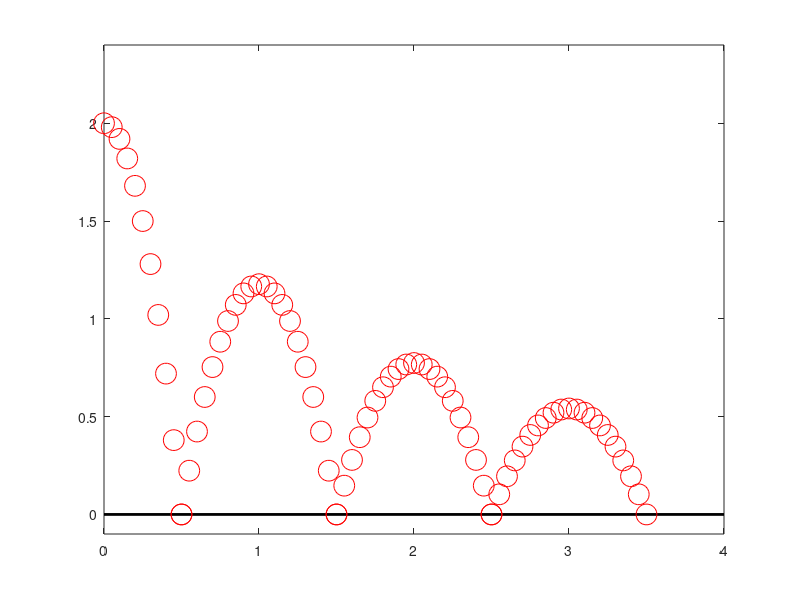

Recreate this plot in MATLAB.
% This is the problem regarding a ball bouncing including air drag
% These variables were to be set in the workspace
% You'd want to comment these out before submission
clear all
h_i=2; % Height in meters
v_t=10; % Terminal velocity in meters per second
g=9.8; % Acceleration due to gravity in meters per sec^2
C_R=0.9; % Coefficient of restitution


% Part (a) compute the sequence of bounces
h(1)=h_i; % The first height
b=1; %Initialize bounce number
for b=1:3 % Loop through three bounces
    %The equations in the loop come right from the
    %problem statement
    v_impact(b)=v_t*sqrt(1-exp(-2*g*h(b)/(v_t^2)));
    v_r(b)=C_R*v_impact(b)*(1-0.01*rand());
    h(b+1)=-((v_t^2)/g)*log(cos(atan(v_r(b)/v_t)));
end
sprintf('The height of the third bounce is %0.3f meters.', h(4))

% Part (b) Make a nice picture
close all
plot([0 length(h)],zeros(1,2),'k','LineWidth',2) % plot the floor
hold on
ylim([-0.05*h_i 1.2*h_i]); % set the vertical limits
% Plot the first drop as a half parabola
traj=@(x) h(1).*(x+0.5).*(x-0.5)./((0+0.5).*(0-0.5));
plot(0:0.05:0.5,traj(0:0.05:0.5),'ro','MarkerSize',15)
% Plot each bounce as a full parabola
for b=1:length(h)-1
    traj=@(x) h(b+1).*(x-(b-0.5)).*(x-(b+0.5))./((b-(b-0.5)).*(b-(b+0.5)));
    plot((b-0.5):0.05:(b+0.5),traj((b-0.5):0.05:(b+0.5)),'ro','MarkerSize',15)
end
